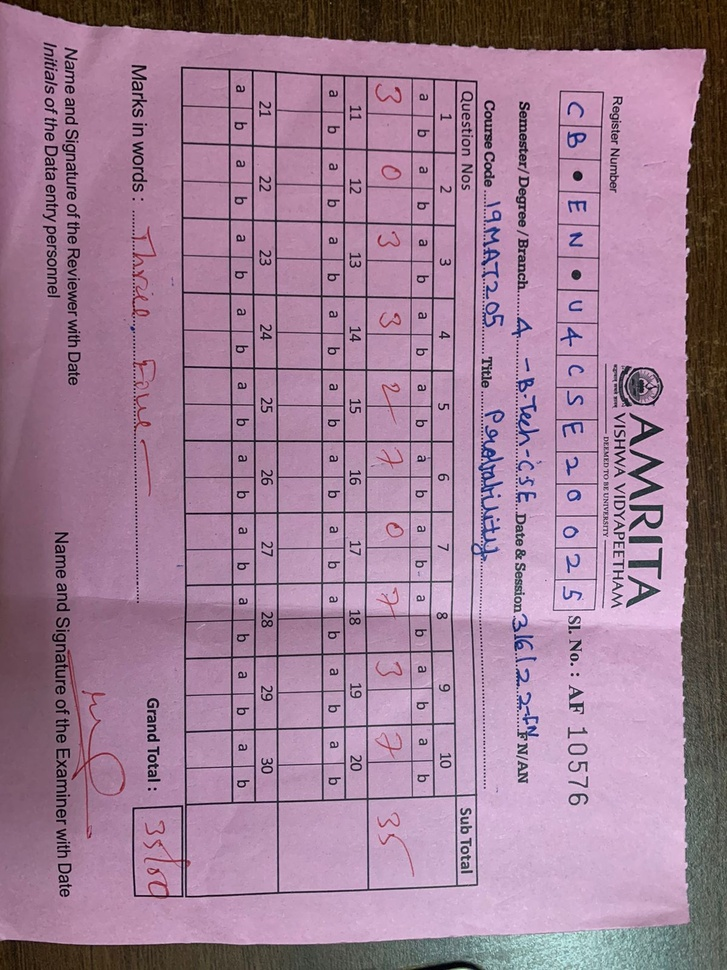
#> input picture Image1.jpg, 727 x 970 px, shrunk from 1200 x 1600 before the run, found by its file name
$ python 3_1_Intensity_Transformations_Threshholding.py
#> lines starting #> are read from the running program, lines starting #| are printed output that depends on the picture; after the words box and inside, x2 and y2 are one past the last pixel; in counts of white or black regions, pixels touching at a corner belong together
import cv2
import numpy as np
import matplotlib.pyplot as plt
from PIL import Image

image = cv2.imread("D:\DHARUN\STUDY\SEM 5\Digital Image Processing\Project\Image1.jpg")
#> image is the input picture: shape (970, 727, 3); mean B, G, R 149.7, 126, 160.1


img = cv2.cvtColor(image, cv2.COLOR_BGR2GRAY)
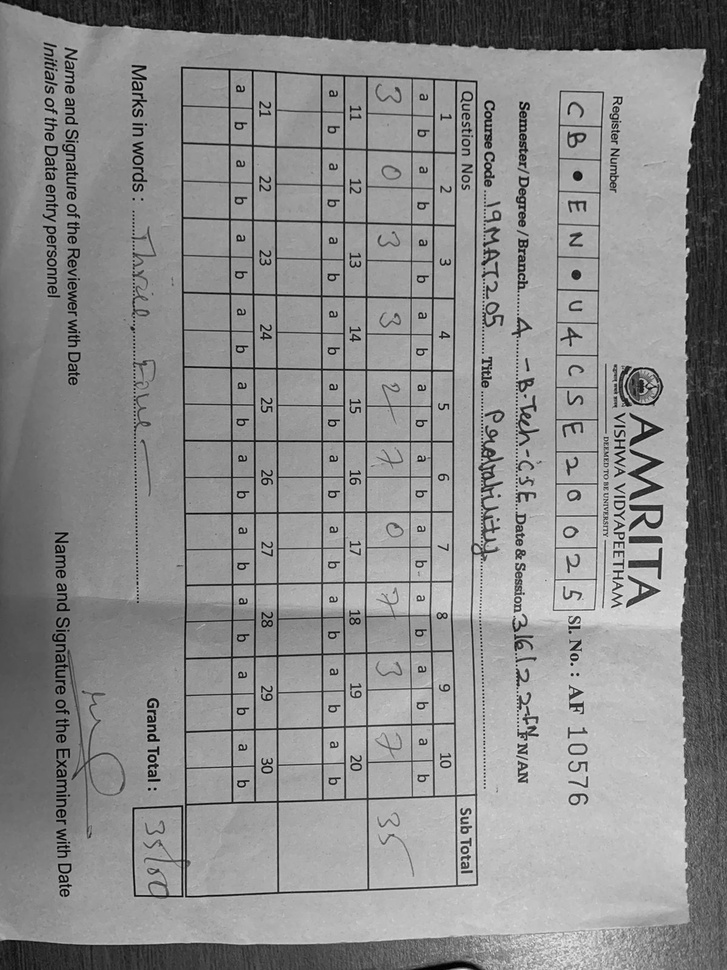
#> img: shape (970, 727); min 0, max 239, mean 138.9
print(img)
#> (printed output is left out)
ret, TH1= cv2.threshold(img, 0, 255, cv2.THRESH_BINARY)
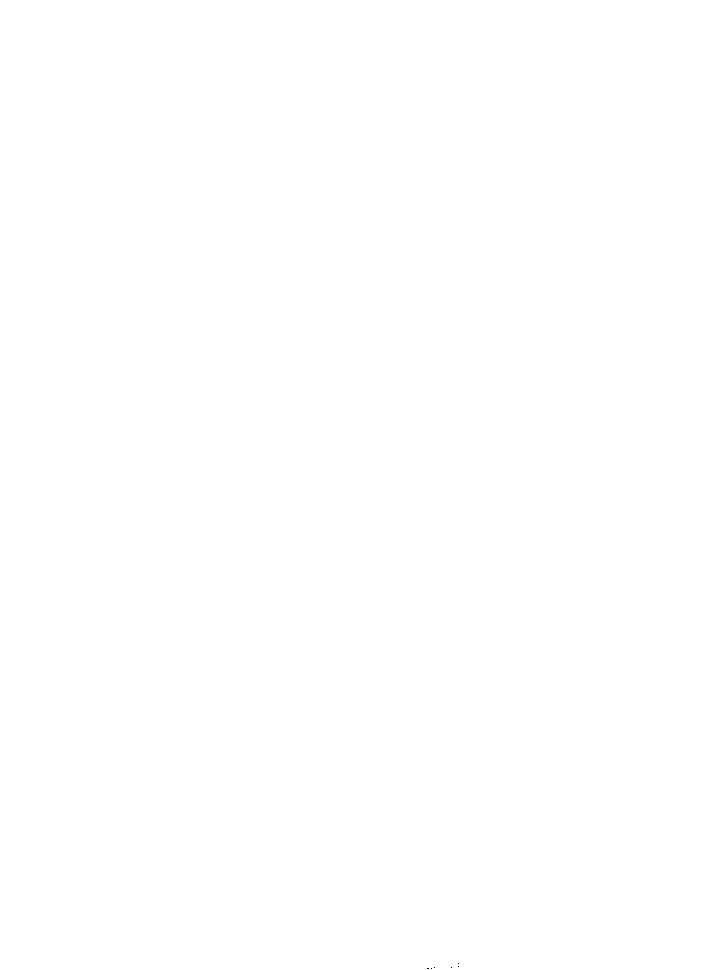
#> TH1: shape (970, 727); 100% white; black in thin lines or dots, all inside (x1, y1, x2, y2) = (427, 963, 459, 969)
ret, TH2= cv2.threshold(img, 75, 255, cv2.THRESH_BINARY)
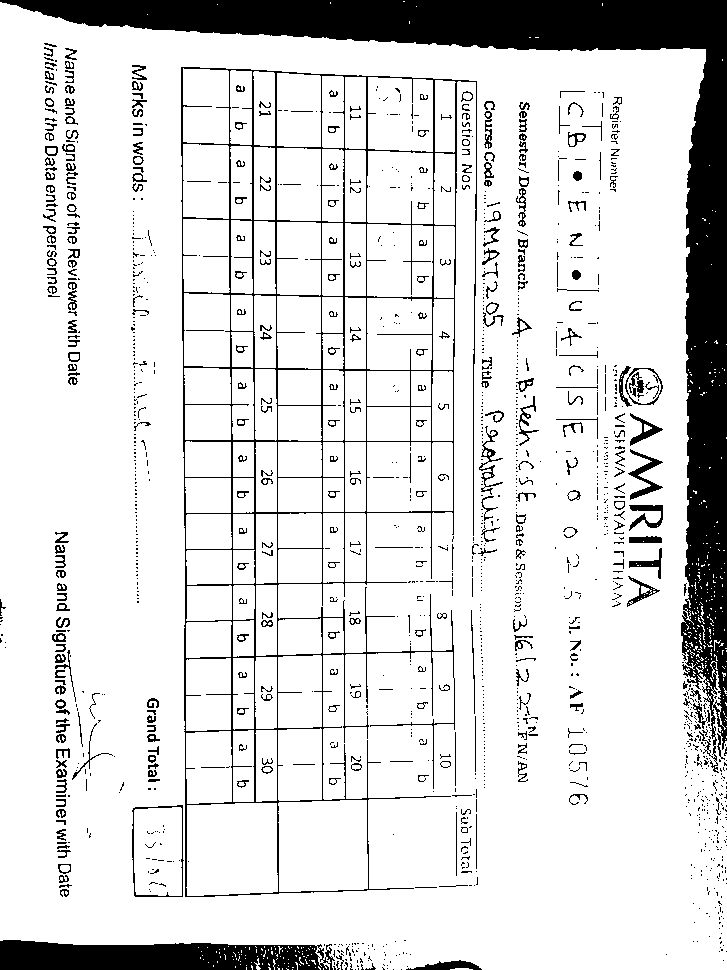
#> TH2: shape (970, 727); 86.1% white; 1444 black regions (1062 under 20 px), largest, box (x1, y1, x2, y2) and area: (0, 0, 727, 773) 51967, (181, 67, 477, 897) 15431, (0, 940, 335, 970) 8170
ret, TH3= cv2.threshold(img, 150, 255, cv2.THRESH_BINARY)
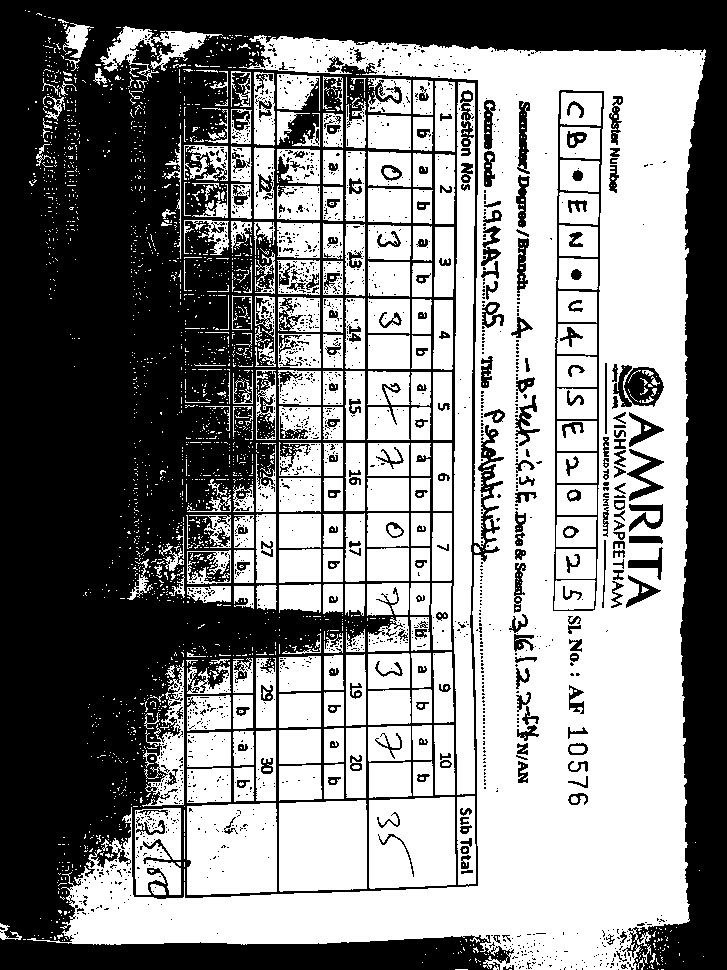
#> TH3: shape (970, 727); 52.6% white; 2026 black regions (1787 under 20 px), largest, box (x1, y1, x2, y2) and area: (0, 0, 727, 970) 300354, (553, 90, 604, 611) 3309, (613, 365, 664, 407) 1272
ret, TH4= cv2.threshold(img, 200, 255, cv2.THRESH_BINARY)
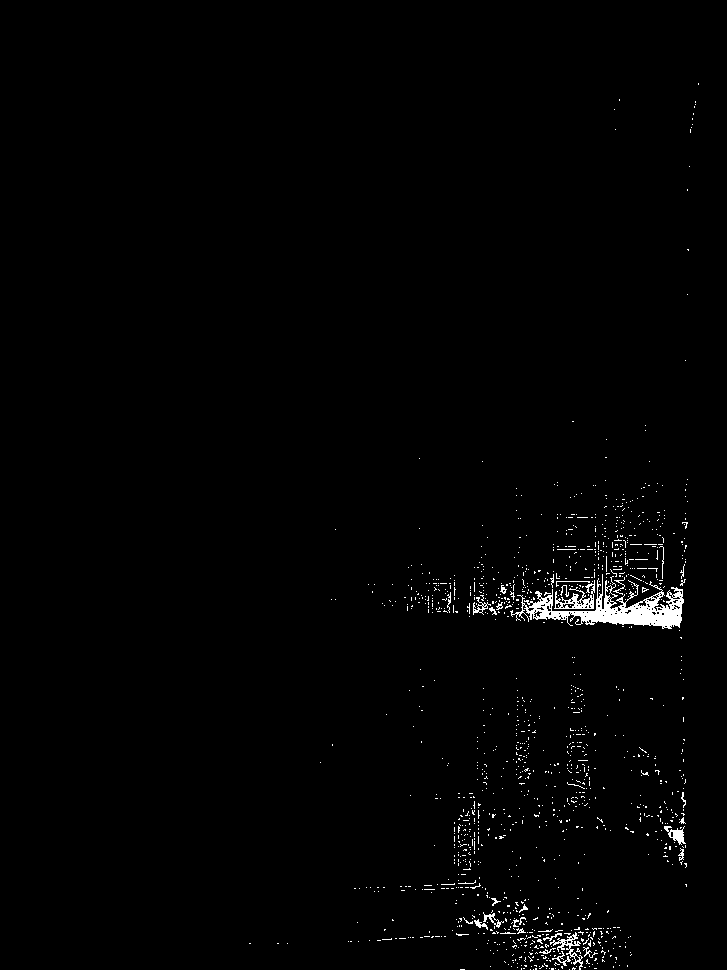
#> TH4: shape (970, 727); 1.2% white; 1301 white regions (1269 under 20 px), largest, box (x1, y1, x2, y2) and area: (510, 574, 684, 629) 3110, (554, 580, 595, 609) 418, (550, 932, 583, 970) 281
ret, TH5= cv2.threshold(img, 150, 200, cv2.THRESH_BINARY)
ath1 = cv2.adaptiveThreshold(img,255,cv2.ADAPTIVE_THRESH_MEAN_C,cv2.THRESH_BINARY,11,2)
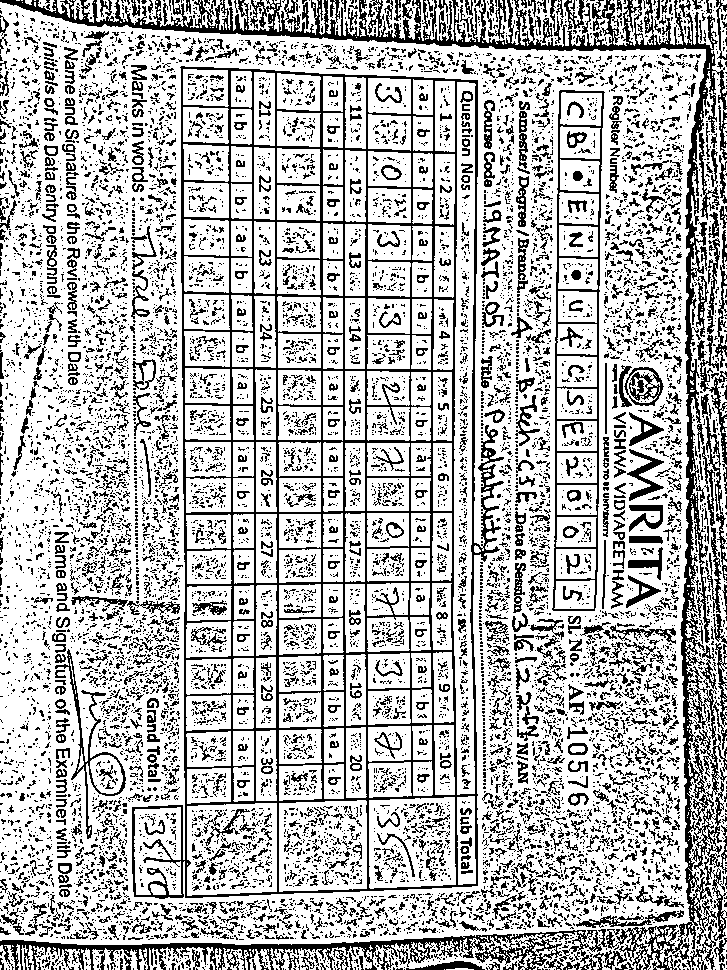
#> ath1: shape (970, 727); 72.3% white; black in thin lines or dots
cv2.imshow('Binary threshing : 0', TH1)
cv2.imshow('Binary threshing : 75', TH2)
cv2.imshow('Binary threshing : 150', TH3)
cv2.imshow('Binary threshing : 200', TH4)
cv2.imshow('Binary threshing : 150 - 200 ', TH5)
cv2.imshow('adaptive threshing ', ath1)

if cv2.waitKey(0) & 0xff == 27:
#> (key Esc is pressed here)
    cv2.destroyAllWindows()
